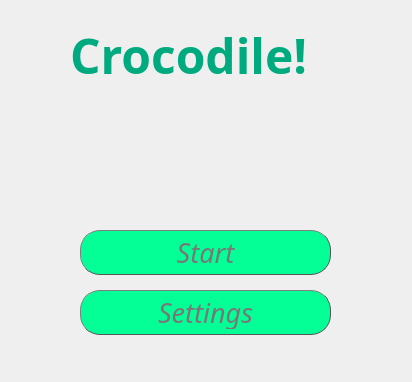
<?xml version="1.0" encoding="UTF-8"?>
<ui version="4.0">
 <class>StartWindow</class>
 <widget class="QMainWindow" name="StartWindow">
  <property name="geometry">
   <rect>
    <x>0</x>
    <y>0</y>
    <width>412</width>
    <height>382</height>
   </rect>
  </property>
  <property name="font">
   <font>
    <strikeout>false</strikeout>
   </font>
  </property>
  <property name="windowTitle">
   <string>Crocodile!</string>
  </property>
  <widget class="QWidget" name="centralwidget">
   <widget class="QLabel" name="label">
    <property name="geometry">
     <rect>
      <x>70</x>
      <y>30</y>
      <width>291</width>
      <height>51</height>
     </rect>
    </property>
    <property name="font">
     <font>
      <family>Montserrat ExtraBold</family>
      <pointsize>36</pointsize>
      <italic>false</italic>
      <bold>true</bold>
      <stylestrategy>PreferAntialias</stylestrategy>
     </font>
    </property>
    <property name="styleSheet">
     <string notr="true">QLabel {  color : rgb(0, 170, 127); }</string>
    </property>
    <property name="text">
     <string>Crocodile!</string>
    </property>
   </widget>
   <widget class="QPushButton" name="SettingsButton">
    <property name="geometry">
     <rect>
      <x>80</x>
      <y>290</y>
      <width>251</width>
      <height>45</height>
     </rect>
    </property>
    <property name="palette">
     <palette>
      <active>
       <colorrole role="WindowText">
        <brush brushstyle="SolidPattern">
         <color alpha="255">
          <red>120</red>
          <green>120</green>
          <blue>120</blue>
         </color>
        </brush>
       </colorrole>
       <colorrole role="Button">
        <brush brushstyle="SolidPattern">
         <color alpha="255">
          <red>3</red>
          <green>255</green>
          <blue>150</blue>
         </color>
        </brush>
       </colorrole>
       <colorrole role="Text">
        <brush brushstyle="SolidPattern">
         <color alpha="255">
          <red>120</red>
          <green>120</green>
          <blue>120</blue>
         </color>
        </brush>
       </colorrole>
       <colorrole role="ButtonText">
        <brush brushstyle="SolidPattern">
         <color alpha="255">
          <red>120</red>
          <green>120</green>
          <blue>120</blue>
         </color>
        </brush>
       </colorrole>
       <colorrole role="Base">
        <brush brushstyle="SolidPattern">
         <color alpha="255">
          <red>3</red>
          <green>255</green>
          <blue>150</blue>
         </color>
        </brush>
       </colorrole>
       <colorrole role="Window">
        <brush brushstyle="SolidPattern">
         <color alpha="255">
          <red>3</red>
          <green>255</green>
          <blue>150</blue>
         </color>
        </brush>
       </colorrole>
       <colorrole role="PlaceholderText">
        <brush brushstyle="SolidPattern">
         <color alpha="128">
          <red>120</red>
          <green>120</green>
          <blue>120</blue>
         </color>
        </brush>
       </colorrole>
      </active>
      <inactive>
       <colorrole role="WindowText">
        <brush brushstyle="SolidPattern">
         <color alpha="255">
          <red>120</red>
          <green>120</green>
          <blue>120</blue>
         </color>
        </brush>
       </colorrole>
       <colorrole role="Button">
        <brush brushstyle="SolidPattern">
         <color alpha="255">
          <red>3</red>
          <green>255</green>
          <blue>150</blue>
         </color>
        </brush>
       </colorrole>
       <colorrole role="Text">
        <brush brushstyle="SolidPattern">
         <color alpha="255">
          <red>120</red>
          <green>120</green>
          <blue>120</blue>
         </color>
        </brush>
       </colorrole>
       <colorrole role="ButtonText">
        <brush brushstyle="SolidPattern">
         <color alpha="255">
          <red>120</red>
          <green>120</green>
          <blue>120</blue>
         </color>
        </brush>
       </colorrole>
       <colorrole role="Base">
        <brush brushstyle="SolidPattern">
         <color alpha="255">
          <red>3</red>
          <green>255</green>
          <blue>150</blue>
         </color>
        </brush>
       </colorrole>
       <colorrole role="Window">
        <brush brushstyle="SolidPattern">
         <color alpha="255">
          <red>3</red>
          <green>255</green>
          <blue>150</blue>
         </color>
        </brush>
       </colorrole>
       <colorrole role="PlaceholderText">
        <brush brushstyle="SolidPattern">
         <color alpha="128">
          <red>120</red>
          <green>120</green>
          <blue>120</blue>
         </color>
        </brush>
       </colorrole>
      </inactive>
      <disabled>
       <colorrole role="WindowText">
        <brush brushstyle="SolidPattern">
         <color alpha="255">
          <red>120</red>
          <green>120</green>
          <blue>120</blue>
         </color>
        </brush>
       </colorrole>
       <colorrole role="Button">
        <brush brushstyle="SolidPattern">
         <color alpha="255">
          <red>3</red>
          <green>255</green>
          <blue>150</blue>
         </color>
        </brush>
       </colorrole>
       <colorrole role="Text">
        <brush brushstyle="SolidPattern">
         <color alpha="255">
          <red>120</red>
          <green>120</green>
          <blue>120</blue>
         </color>
        </brush>
       </colorrole>
       <colorrole role="ButtonText">
        <brush brushstyle="SolidPattern">
         <color alpha="255">
          <red>120</red>
          <green>120</green>
          <blue>120</blue>
         </color>
        </brush>
       </colorrole>
       <colorrole role="Base">
        <brush brushstyle="SolidPattern">
         <color alpha="255">
          <red>3</red>
          <green>255</green>
          <blue>150</blue>
         </color>
        </brush>
       </colorrole>
       <colorrole role="Window">
        <brush brushstyle="SolidPattern">
         <color alpha="255">
          <red>3</red>
          <green>255</green>
          <blue>150</blue>
         </color>
        </brush>
       </colorrole>
       <colorrole role="PlaceholderText">
        <brush brushstyle="SolidPattern">
         <color alpha="128">
          <red>120</red>
          <green>120</green>
          <blue>120</blue>
         </color>
        </brush>
       </colorrole>
      </disabled>
     </palette>
    </property>
    <property name="font">
     <font>
      <family>Montserrat Medium</family>
      <pointsize>20</pointsize>
      <italic>true</italic>
      <bold>false</bold>
      <stylestrategy>PreferAntialias</stylestrategy>
      <kerning>true</kerning>
     </font>
    </property>
    <property name="styleSheet">
     <string notr="true">QPushButton {
    color: #333;
    border: 1px solid #555;
    border-radius: 20px;
    border-style: outset;
    background: rgb(3, 255, 150);
    padding: 5px;
    }

QPushButton:hover {
    background: rgb(3, 205, 150);
    }

QPushButton:pressed {
    border-style: inset;
    background: rgb(70, 255, 150);
    }

QPushButton
{
   color:rgb(120,120,120);
}</string>
    </property>
    <property name="text">
     <string>Settings</string>
    </property>
   </widget>
   <widget class="QLabel" name="label_2">
    <property name="geometry">
     <rect>
      <x>80</x>
      <y>90</y>
      <width>251</width>
      <height>131</height>
     </rect>
    </property>
    <property name="text">
     <string/>
    </property>
    <property name="scaledContents">
     <bool>true</bool>
    </property>
   </widget>
   <widget class="QPushButton" name="StartButton">
    <property name="geometry">
     <rect>
      <x>80</x>
      <y>230</y>
      <width>251</width>
      <height>45</height>
     </rect>
    </property>
    <property name="font">
     <font>
      <family>Montserrat Medium</family>
      <pointsize>20</pointsize>
      <italic>true</italic>
      <bold>false</bold>
      <stylestrategy>PreferAntialias</stylestrategy>
      <kerning>true</kerning>
     </font>
    </property>
    <property name="acceptDrops">
     <bool>false</bool>
    </property>
    <property name="styleSheet">
     <string notr="true">QPushButton {
    color: #333;
    border: 1px solid #555;
    border-radius: 20px;
    border-style: outset;
    background: rgb(3, 255, 150);
    padding: 5px;
    }

QPushButton:hover {
    background: rgb(3, 205, 150);
    }

QPushButton:pressed {
    border-style: inset;
    background: rgb(70, 255, 150);
    }

QPushButton
{
   color:rgb(120,120,120);
}</string>
    </property>
    <property name="text">
     <string>Start</string>
    </property>
    <property name="autoDefault">
     <bool>false</bool>
    </property>
   </widget>
  </widget>
 </widget>
 <resources/>
 <connections/>
</ui>
